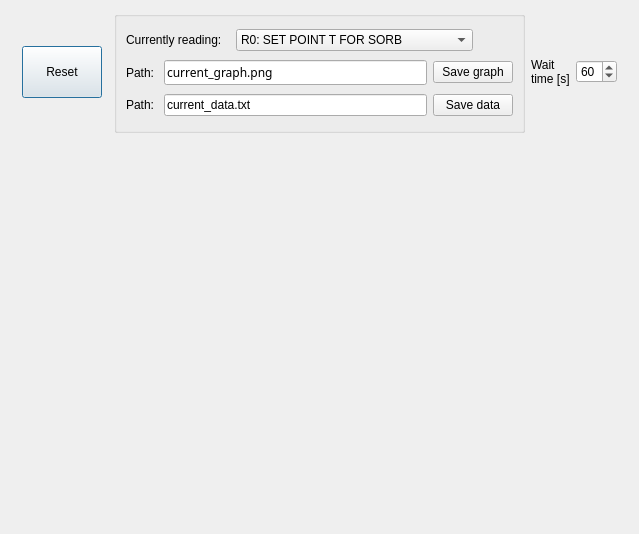
<?xml version="1.0" encoding="UTF-8"?>
<ui version="4.0">
 <class>Dialog</class>
 <widget class="QDialog" name="Dialog">
  <property name="geometry">
   <rect>
    <x>0</x>
    <y>0</y>
    <width>639</width>
    <height>530</height>
   </rect>
  </property>
  <property name="windowTitle">
   <string>Dialog</string>
  </property>
  <layout class="QGridLayout" name="gridLayout">
   <item row="0" column="1">
    <widget class="QPushButton" name="resetButton">
     <property name="minimumSize">
      <size>
       <width>0</width>
       <height>52</height>
      </size>
     </property>
     <property name="text">
      <string>Reset</string>
     </property>
    </widget>
   </item>
   <item row="0" column="3">
    <widget class="QGroupBox" name="groupBox">
     <property name="minimumSize">
      <size>
       <width>411</width>
       <height>122</height>
      </size>
     </property>
     <property name="maximumSize">
      <size>
       <width>411</width>
       <height>159</height>
      </size>
     </property>
     <property name="font">
      <font>
       <pointsize>9</pointsize>
      </font>
     </property>
     <property name="title">
      <string notr="true"/>
     </property>
     <property name="alignment">
      <set>Qt::AlignBottom|Qt::AlignJustify</set>
     </property>
     <property name="checkable">
      <bool>false</bool>
     </property>
     <layout class="QVBoxLayout" name="verticalLayout">
      <property name="spacing">
       <number>6</number>
      </property>
      <property name="topMargin">
       <number>9</number>
      </property>
      <item>
       <layout class="QHBoxLayout" name="horizontalLayout">
        <item>
         <widget class="QLabel" name="label">
          <property name="text">
           <string>Currently reading:</string>
          </property>
         </widget>
        </item>
        <item>
         <widget class="QComboBox" name="combo_reading">
          <item>
           <property name="text">
            <string>R0: SET POINT T FOR SORB</string>
           </property>
          </item>
          <item>
           <property name="text">
            <string>R1: SORB TEMP</string>
           </property>
          </item>
          <item>
           <property name="text">
            <string>R2: 1 K POT TEMP</string>
           </property>
          </item>
          <item>
           <property name="text">
            <string>R3: MIX CHAMBER TEMP</string>
           </property>
          </item>
          <item>
           <property name="text">
            <string>R4: MIX CHAMBER POWER</string>
           </property>
          </item>
          <item>
           <property name="text">
            <string>R5: STILL POWER</string>
           </property>
          </item>
          <item>
           <property name="text">
            <string>R6: SORB POWER</string>
           </property>
          </item>
          <item>
           <property name="text">
            <string>R7: STEPPER V6 TARGET</string>
           </property>
          </item>
          <item>
           <property name="text">
            <string>R8: STEPPER V12 TARGET</string>
           </property>
          </item>
          <item>
           <property name="text">
            <string>R9: STEPPER N/V TARGET</string>
           </property>
          </item>
          <item>
           <property name="text">
            <string>R10: TEMP REGISTER</string>
           </property>
          </item>
          <item>
           <property name="text">
            <string>R11: CH1 FREQ/4</string>
           </property>
          </item>
          <item>
           <property name="text">
            <string>R12: CH2 FREQ/4</string>
           </property>
          </item>
          <item>
           <property name="text">
            <string>R13: CH3 FREQ/4</string>
           </property>
          </item>
          <item>
           <property name="text">
            <string>R14: A/D I/P GAUGE G1</string>
           </property>
          </item>
          <item>
           <property name="text">
            <string>R15: A/D I/P GAUGE G2</string>
           </property>
          </item>
          <item>
           <property name="text">
            <string>R16: A/D I/P GAUGE G3</string>
           </property>
          </item>
          <item>
           <property name="text">
            <string>R17: A/D I/P 4 (SPARE)</string>
           </property>
          </item>
          <item>
           <property name="text">
            <string>R18: A/D I/P 5 (SPARE)</string>
           </property>
          </item>
          <item>
           <property name="text">
            <string>R19: A/D I/P 6 (SPARE)</string>
           </property>
          </item>
          <item>
           <property name="text">
            <string>R20: A/D I/P PIRANI P1</string>
           </property>
          </item>
          <item>
           <property name="text">
            <string>R21: A/D I/P PIRANI P2</string>
           </property>
          </item>
          <item>
           <property name="text">
            <string>R22: RAW A/D I/P 1</string>
           </property>
          </item>
          <item>
           <property name="text">
            <string>R23: RAW A/D I/P 2</string>
           </property>
          </item>
          <item>
           <property name="text">
            <string>R24: RAW A/D I/P 3</string>
           </property>
          </item>
          <item>
           <property name="text">
            <string>R25: RAW A/D I/P 4</string>
           </property>
          </item>
          <item>
           <property name="text">
            <string>R26: RAW A/D I/P 5</string>
           </property>
          </item>
          <item>
           <property name="text">
            <string>R27: RAW A/D I/P 6</string>
           </property>
          </item>
          <item>
           <property name="text">
            <string>R28: RAW A/D I/P 7</string>
           </property>
          </item>
          <item>
           <property name="text">
            <string>R29: RAW A/D I/P 8</string>
           </property>
          </item>
          <item>
           <property name="text">
            <string>R30: MIX CHAMBER PROP BAND</string>
           </property>
          </item>
          <item>
           <property name="text">
            <string>R31: MIX CHAMBER INT ACT TIME</string>
           </property>
          </item>
          <item>
           <property name="text">
            <string>R32: MIX CHAMBER TEMP</string>
           </property>
          </item>
          <item>
           <property name="text">
            <string>R33: MIX CHAMBER SET POINT</string>
           </property>
          </item>
          <item>
           <property name="text">
            <string>R34: MIX CHAMBER SENSOR COND</string>
           </property>
          </item>
          <item>
           <property name="text">
            <string>R35: MIX CHAMBER SENSOR RES</string>
           </property>
          </item>
          <item>
           <property name="text">
            <string/>
           </property>
          </item>
         </widget>
        </item>
        <item>
         <spacer name="horizontalSpacer">
          <property name="orientation">
           <enum>Qt::Horizontal</enum>
          </property>
          <property name="sizeType">
           <enum>QSizePolicy::Minimum</enum>
          </property>
          <property name="sizeHint" stdset="0">
           <size>
            <width>40</width>
            <height>20</height>
           </size>
          </property>
         </spacer>
        </item>
       </layout>
      </item>
      <item>
       <layout class="QHBoxLayout" name="horizontalLayout_2">
        <item>
         <widget class="QLabel" name="label_2">
          <property name="text">
           <string>Path: </string>
          </property>
         </widget>
        </item>
        <item>
         <widget class="QLineEdit" name="path_save_graph">
          <property name="font">
           <font>
            <family>Sans Serif</family>
            <italic>false</italic>
           </font>
          </property>
          <property name="text">
           <string>current_graph.png</string>
          </property>
         </widget>
        </item>
        <item>
         <widget class="QPushButton" name="save_graph_button">
          <property name="text">
           <string>Save graph</string>
          </property>
         </widget>
        </item>
       </layout>
      </item>
      <item>
       <layout class="QHBoxLayout" name="horizontalLayout_3">
        <item>
         <widget class="QLabel" name="label_3">
          <property name="text">
           <string>Path: </string>
          </property>
         </widget>
        </item>
        <item>
         <widget class="QLineEdit" name="path_save_data">
          <property name="text">
           <string>current_data.txt</string>
          </property>
         </widget>
        </item>
        <item>
         <widget class="QPushButton" name="save_data_button">
          <property name="text">
           <string>Save data</string>
          </property>
         </widget>
        </item>
       </layout>
      </item>
     </layout>
    </widget>
   </item>
   <item row="0" column="0">
    <spacer name="horizontalSpacer_2">
     <property name="orientation">
      <enum>Qt::Horizontal</enum>
     </property>
     <property name="sizeHint" stdset="0">
      <size>
       <width>40</width>
       <height>20</height>
      </size>
     </property>
    </spacer>
   </item>
   <item row="0" column="5">
    <widget class="QSpinBox" name="delta_time_box">
     <property name="value">
      <number>60</number>
     </property>
    </widget>
   </item>
   <item row="0" column="4">
    <widget class="QLabel" name="label_4">
     <property name="text">
      <string>Wait
time [s]</string>
     </property>
    </widget>
   </item>
   <item row="0" column="6">
    <spacer name="horizontalSpacer_3">
     <property name="orientation">
      <enum>Qt::Horizontal</enum>
     </property>
     <property name="sizeHint" stdset="0">
      <size>
       <width>40</width>
       <height>20</height>
      </size>
     </property>
    </spacer>
   </item>
   <item row="2" column="0" colspan="7">
    <widget class="MplCanvas" name="widget" native="true">
     <property name="minimumSize">
      <size>
       <width>0</width>
       <height>384</height>
      </size>
     </property>
    </widget>
   </item>
  </layout>
 </widget>
 <customwidgets>
  <customwidget>
   <class>MplCanvas</class>
   <extends>QWidget</extends>
   <header>mplcanvas.h</header>
   <container>1</container>
  </customwidget>
 </customwidgets>
 <resources/>
 <connections/>
</ui>
